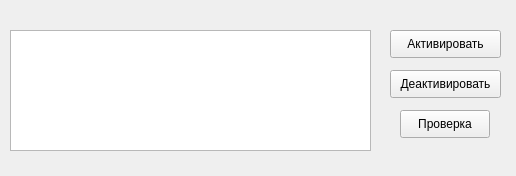
<?xml version="1.0" encoding="UTF-8"?>
<ui version="4.0">
 <class>MainWindow</class>
 <widget class="QMainWindow" name="MainWindow">
  <property name="geometry">
   <rect>
    <x>0</x>
    <y>0</y>
    <width>516</width>
    <height>176</height>
   </rect>
  </property>
  <property name="windowTitle">
   <string>Lab№6</string>
  </property>
  <widget class="QWidget" name="centralwidget">
   <widget class="QTextEdit" name="textEdit">
    <property name="geometry">
     <rect>
      <x>10</x>
      <y>30</y>
      <width>361</width>
      <height>121</height>
     </rect>
    </property>
    <property name="readOnly">
     <bool>true</bool>
    </property>
   </widget>
   <widget class="QPushButton" name="pushButton">
    <property name="geometry">
     <rect>
      <x>390</x>
      <y>30</y>
      <width>111</width>
      <height>28</height>
     </rect>
    </property>
    <property name="text">
     <string>Активировать</string>
    </property>
   </widget>
   <widget class="QPushButton" name="pushButton_2">
    <property name="geometry">
     <rect>
      <x>390</x>
      <y>70</y>
      <width>111</width>
      <height>28</height>
     </rect>
    </property>
    <property name="text">
     <string>Деактивировать</string>
    </property>
   </widget>
   <widget class="QPushButton" name="pushButton_3">
    <property name="geometry">
     <rect>
      <x>400</x>
      <y>110</y>
      <width>90</width>
      <height>28</height>
     </rect>
    </property>
    <property name="text">
     <string>Проверка</string>
    </property>
   </widget>
  </widget>
 </widget>
 <resources/>
 <connections/>
</ui>
